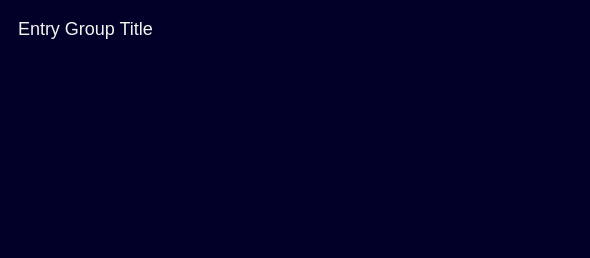
<?xml version="1.0" encoding="UTF-8"?>
<ui version="4.0">
 <class>Card</class>
 <widget class="QMainWindow" name="Card">
  <property name="geometry">
   <rect>
    <x>0</x>
    <y>0</y>
    <width>590</width>
    <height>258</height>
   </rect>
  </property>
  <property name="windowTitle">
   <string>MainWindow</string>
  </property>
  <property name="styleSheet">
   <string notr="true">*{
	border:none;
	background: #000028;
	padding: 0;
	margin: 0;
	color: #f3f3f0;
	font-family: &quot;SiemensSansPro_A_Bd&quot;;
	font-size: 14px;
}</string>
  </property>
  <widget class="QWidget" name="centralwidget">
   <layout class="QVBoxLayout" name="verticalLayout_2">
    <item>
     <widget class="QWidget" name="container_main_body" native="true">
      <property name="sizePolicy">
       <sizepolicy hsizetype="Expanding" vsizetype="Expanding">
        <horstretch>0</horstretch>
        <verstretch>0</verstretch>
       </sizepolicy>
      </property>
      <layout class="QVBoxLayout" name="verticalLayout">
       <item>
        <widget class="QFrame" name="title_frame">
         <property name="sizePolicy">
          <sizepolicy hsizetype="Preferred" vsizetype="Maximum">
           <horstretch>0</horstretch>
           <verstretch>0</verstretch>
          </sizepolicy>
         </property>
         <property name="frameShape">
          <enum>QFrame::Shape::StyledPanel</enum>
         </property>
         <property name="frameShadow">
          <enum>QFrame::Shadow::Raised</enum>
         </property>
         <layout class="QVBoxLayout" name="verticalLayout_7">
          <property name="spacing">
           <number>0</number>
          </property>
          <property name="leftMargin">
           <number>0</number>
          </property>
          <property name="topMargin">
           <number>0</number>
          </property>
          <property name="rightMargin">
           <number>0</number>
          </property>
          <property name="bottomMargin">
           <number>0</number>
          </property>
          <item>
           <widget class="QLabel" name="title">
            <property name="sizePolicy">
             <sizepolicy hsizetype="Preferred" vsizetype="Preferred">
              <horstretch>0</horstretch>
              <verstretch>0</verstretch>
             </sizepolicy>
            </property>
            <property name="styleSheet">
             <string notr="true">QLabel {
	font-size: 18px;
}
</string>
            </property>
            <property name="text">
             <string>Entry Group Title</string>
            </property>
           </widget>
          </item>
         </layout>
        </widget>
       </item>
       <item>
        <widget class="QFrame" name="entries_group">
         <property name="sizePolicy">
          <sizepolicy hsizetype="Expanding" vsizetype="Expanding">
           <horstretch>0</horstretch>
           <verstretch>0</verstretch>
          </sizepolicy>
         </property>
         <property name="frameShape">
          <enum>QFrame::Shape::StyledPanel</enum>
         </property>
         <property name="frameShadow">
          <enum>QFrame::Shadow::Raised</enum>
         </property>
         <layout class="QVBoxLayout" name="verticalLayout_8">
          <item alignment="Qt::AlignmentFlag::AlignTop">
           <widget class="QScrollArea" name="scroll_area">
            <property name="sizePolicy">
             <sizepolicy hsizetype="Expanding" vsizetype="Expanding">
              <horstretch>0</horstretch>
              <verstretch>0</verstretch>
             </sizepolicy>
            </property>
            <property name="widgetResizable">
             <bool>true</bool>
            </property>
            <widget class="QWidget" name="scroll_widget">
             <property name="geometry">
              <rect>
               <x>0</x>
               <y>0</y>
               <width>536</width>
               <height>54</height>
              </rect>
             </property>
             <property name="sizePolicy">
              <sizepolicy hsizetype="Expanding" vsizetype="Expanding">
               <horstretch>0</horstretch>
               <verstretch>0</verstretch>
              </sizepolicy>
             </property>
             <layout class="QVBoxLayout" name="verticalLayout_9">
              <property name="spacing">
               <number>0</number>
              </property>
              <property name="leftMargin">
               <number>0</number>
              </property>
              <property name="topMargin">
               <number>0</number>
              </property>
              <property name="rightMargin">
               <number>0</number>
              </property>
              <property name="bottomMargin">
               <number>0</number>
              </property>
              <item>
               <layout class="QVBoxLayout" name="entries_layout"/>
              </item>
             </layout>
            </widget>
           </widget>
          </item>
         </layout>
        </widget>
       </item>
      </layout>
     </widget>
    </item>
   </layout>
  </widget>
 </widget>
 <resources/>
 <connections/>
</ui>
